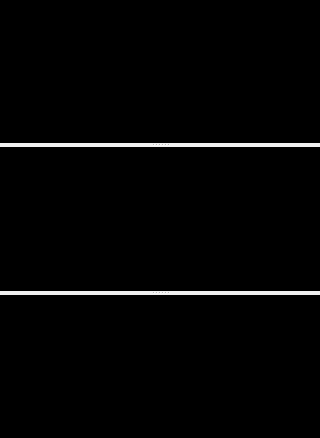
<?xml version="1.0" encoding="UTF-8"?>
<ui version="4.0">
 <class>Form</class>
 <widget class="QWidget" name="Form">
  <property name="geometry">
   <rect>
    <x>0</x>
    <y>0</y>
    <width>320</width>
    <height>438</height>
   </rect>
  </property>
  <property name="windowTitle">
   <string>Three: Horizontal</string>
  </property>
  <layout class="QVBoxLayout" name="verticalLayout">
   <property name="spacing">
    <number>0</number>
   </property>
   <property name="margin">
    <number>0</number>
   </property>
   <item>
    <widget class="QSplitter" name="splitter">
     <property name="orientation">
      <enum>Qt::Vertical</enum>
     </property>
     <widget class="QFrame" name="Viewport00">
      <property name="styleSheet">
       <string notr="true">background-color: rgb(0, 0, 0);</string>
      </property>
      <property name="frameShape">
       <enum>QFrame::Panel</enum>
      </property>
      <property name="frameShadow">
       <enum>QFrame::Sunken</enum>
      </property>
      <property name="lineWidth">
       <number>2</number>
      </property>
      <layout class="QHBoxLayout" name="horizontalLayout"/>
     </widget>
     <widget class="QFrame" name="Viewport01">
      <property name="styleSheet">
       <string notr="true">background-color: rgb(0, 0, 0);</string>
      </property>
      <property name="frameShape">
       <enum>QFrame::Panel</enum>
      </property>
      <property name="frameShadow">
       <enum>QFrame::Sunken</enum>
      </property>
      <property name="lineWidth">
       <number>2</number>
      </property>
      <layout class="QHBoxLayout" name="horizontalLayout_2"/>
     </widget>
     <widget class="QFrame" name="Viewport02">
      <property name="styleSheet">
       <string notr="true">background-color: rgb(0, 0, 0);</string>
      </property>
      <property name="frameShape">
       <enum>QFrame::Panel</enum>
      </property>
      <property name="frameShadow">
       <enum>QFrame::Sunken</enum>
      </property>
      <property name="lineWidth">
       <number>2</number>
      </property>
      <layout class="QHBoxLayout" name="horizontalLayout_3"/>
     </widget>
    </widget>
   </item>
  </layout>
 </widget>
 <resources/>
 <connections/>
</ui>
